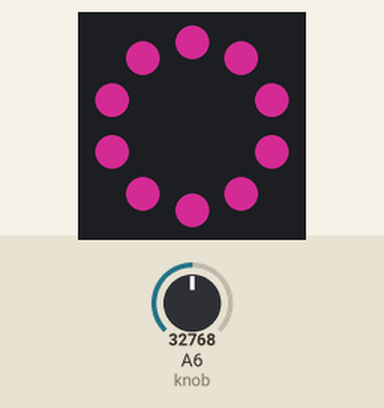
Bench run of a program on a simulated Circuit Playground running CircuitPython. Shown: the board's ring of 10 RGB LEDs (number 0 left of the top, counting anticlockwise). The inputs (shaded band) are chosen by the test bench; at power-on: A6 (knob) = 32768 (analog values on the 0–65535 scale). Dim RGB values are drawn brighter than linear.

Above: at 1.2 s.
1.3 s: A6 (knob) set to 0
At 2.4 s:
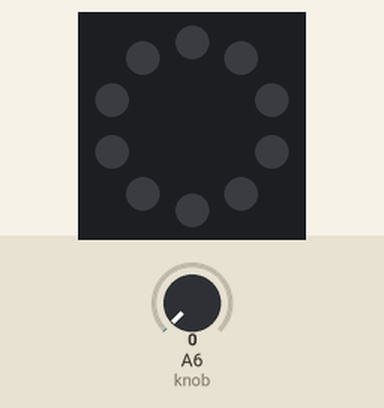
2.8 s: A6 (knob) set to 7864
At 3.9 s:
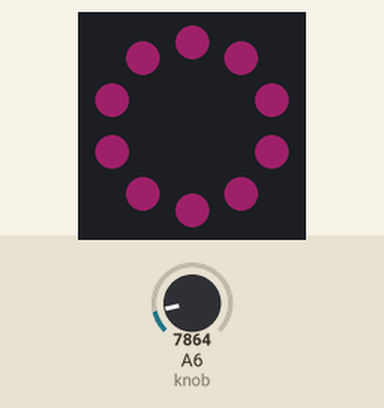
4.3 s: A6 (knob) set to 19660
Timing chart, 0 to 7.3 s (numbered marks = the images above; inputs shaded):
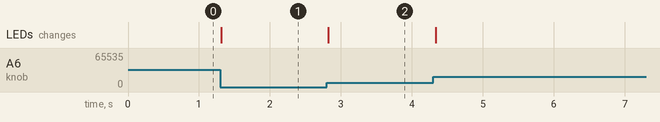

Measured:
- after the input at 1.3 s, the LEDs: change at once (image 1)
- after the input at 2.8 s, the LEDs: change at once (image 2)

The program:

potentiometer-light-dimmer.py
```python
from adafruit_circuitplayground import cp
import time
import board
import analogio

cp.pixels.brightness = 0.05
cp.pixels.auto_write = False

pink = (250, 50, 174)

knob = analogio.AnalogIn(board.A6)

while True:
    cp.pixels.fill(pink)
    pot_value = round(knob.value/65535 * 100)
    cp.pixels.brightness = pot_value/100
    cp.pixels.show()
    time.sleep(0.1)
```
